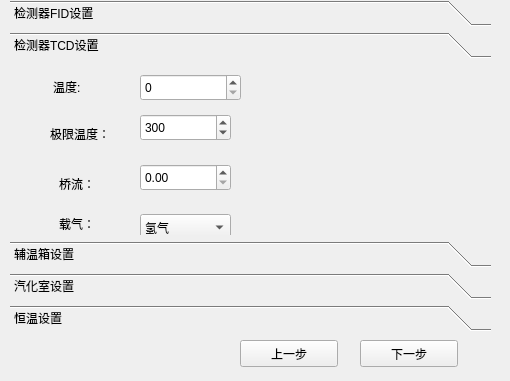
<?xml version="1.0" encoding="UTF-8"?>
<ui version="4.0">
 <class>Dialog</class>
 <widget class="QDialog" name="Dialog">
  <property name="geometry">
   <rect>
    <x>0</x>
    <y>0</y>
    <width>510</width>
    <height>381</height>
   </rect>
  </property>
  <property name="windowTitle">
   <string>参数设置</string>
  </property>
  <widget class="QToolBox" name="toolBox">
   <property name="geometry">
    <rect>
     <x>10</x>
     <y>0</y>
     <width>481</width>
     <height>331</height>
    </rect>
   </property>
   <property name="currentIndex">
    <number>1</number>
   </property>
   <widget class="QWidget" name="page_fid">
    <property name="geometry">
     <rect>
      <x>0</x>
      <y>0</y>
      <width>481</width>
      <height>201</height>
     </rect>
    </property>
    <attribute name="label">
     <string>检测器FID设置</string>
    </attribute>
    <widget class="QPushButton" name="pbZero">
     <property name="geometry">
      <rect>
       <x>50</x>
       <y>140</y>
       <width>171</width>
       <height>30</height>
      </rect>
     </property>
     <property name="text">
      <string>调零</string>
     </property>
    </widget>
    <widget class="QComboBox" name="rangFID">
     <property name="geometry">
      <rect>
       <x>140</x>
       <y>90</y>
       <width>91</width>
       <height>27</height>
      </rect>
     </property>
     <item>
      <property name="text">
       <string>10000</string>
      </property>
     </item>
     <item>
      <property name="text">
       <string>1000</string>
      </property>
     </item>
     <item>
      <property name="text">
       <string>100</string>
      </property>
     </item>
    </widget>
    <widget class="QLabel" name="label_7">
     <property name="geometry">
      <rect>
       <x>52</x>
       <y>82</y>
       <width>45</width>
       <height>20</height>
      </rect>
     </property>
     <property name="text">
      <string>量程：</string>
     </property>
    </widget>
    <widget class="QDoubleSpinBox" name="Temp_FID">
     <property name="geometry">
      <rect>
       <x>140</x>
       <y>10</y>
       <width>91</width>
       <height>27</height>
      </rect>
     </property>
     <property name="minimum">
      <double>0.000000000000000</double>
     </property>
     <property name="maximum">
      <double>500.000000000000000</double>
     </property>
    </widget>
    <widget class="QLabel" name="label_5">
     <property name="geometry">
      <rect>
       <x>52</x>
       <y>12</y>
       <width>45</width>
       <height>20</height>
      </rect>
     </property>
     <property name="text">
      <string>温度：</string>
     </property>
    </widget>
    <widget class="QDoubleSpinBox" name="MaxTemp_FID">
     <property name="geometry">
      <rect>
       <x>140</x>
       <y>50</y>
       <width>81</width>
       <height>27</height>
      </rect>
     </property>
     <property name="decimals">
      <number>0</number>
     </property>
     <property name="maximum">
      <double>500.000000000000000</double>
     </property>
     <property name="value">
      <double>300.000000000000000</double>
     </property>
    </widget>
    <widget class="QLabel" name="label_6">
     <property name="geometry">
      <rect>
       <x>52</x>
       <y>47</y>
       <width>74</width>
       <height>20</height>
      </rect>
     </property>
     <property name="text">
      <string>极限温度：</string>
     </property>
    </widget>
   </widget>
   <widget class="QWidget" name="page_tcd">
    <property name="geometry">
     <rect>
      <x>0</x>
      <y>0</y>
      <width>481</width>
      <height>201</height>
     </rect>
    </property>
    <attribute name="label">
     <string>检测器TCD设置</string>
    </attribute>
    <widget class="QLabel" name="label">
     <property name="geometry">
      <rect>
       <x>43</x>
       <y>13</y>
       <width>33</width>
       <height>20</height>
      </rect>
     </property>
     <property name="text">
      <string>温度:</string>
     </property>
    </widget>
    <widget class="QDoubleSpinBox" name="Temp_TCD">
     <property name="geometry">
      <rect>
       <x>130</x>
       <y>10</y>
       <width>101</width>
       <height>27</height>
      </rect>
     </property>
     <property name="decimals">
      <number>0</number>
     </property>
     <property name="maximum">
      <double>500.000000000000000</double>
     </property>
    </widget>
    <widget class="QDoubleSpinBox" name="MaxTemp_TCD">
     <property name="geometry">
      <rect>
       <x>130</x>
       <y>50</y>
       <width>91</width>
       <height>27</height>
      </rect>
     </property>
     <property name="decimals">
      <number>0</number>
     </property>
     <property name="maximum">
      <double>500.000000000000000</double>
     </property>
     <property name="value">
      <double>300.000000000000000</double>
     </property>
    </widget>
    <widget class="QLabel" name="label_2">
     <property name="geometry">
      <rect>
       <x>40</x>
       <y>60</y>
       <width>74</width>
       <height>20</height>
      </rect>
     </property>
     <property name="text">
      <string>极限温度：</string>
     </property>
    </widget>
    <widget class="QLabel" name="label_4">
     <property name="geometry">
      <rect>
       <x>49</x>
       <y>110</y>
       <width>45</width>
       <height>20</height>
      </rect>
     </property>
     <property name="text">
      <string>桥流：</string>
     </property>
    </widget>
    <widget class="QDoubleSpinBox" name="BridgeCur_TCD">
     <property name="geometry">
      <rect>
       <x>130</x>
       <y>100</y>
       <width>91</width>
       <height>27</height>
      </rect>
     </property>
     <property name="maximum">
      <double>500.000000000000000</double>
     </property>
    </widget>
    <widget class="QComboBox" name="LoadGasTCD">
     <property name="geometry">
      <rect>
       <x>130</x>
       <y>150</y>
       <width>91</width>
       <height>27</height>
      </rect>
     </property>
     <item>
      <property name="text">
       <string>氢气</string>
      </property>
     </item>
     <item>
      <property name="text">
       <string>氮气</string>
      </property>
     </item>
    </widget>
    <widget class="QLabel" name="label_3">
     <property name="geometry">
      <rect>
       <x>49</x>
       <y>150</y>
       <width>45</width>
       <height>20</height>
      </rect>
     </property>
     <property name="text">
      <string>载气：</string>
     </property>
    </widget>
   </widget>
   <widget class="QWidget" name="page_extenion">
    <property name="geometry">
     <rect>
      <x>0</x>
      <y>0</y>
      <width>481</width>
      <height>201</height>
     </rect>
    </property>
    <attribute name="label">
     <string>辅温箱设置</string>
    </attribute>
    <widget class="QLabel" name="label_15">
     <property name="geometry">
      <rect>
       <x>30</x>
       <y>60</y>
       <width>66</width>
       <height>17</height>
      </rect>
     </property>
     <property name="text">
      <string>温箱2：</string>
     </property>
    </widget>
    <widget class="QLabel" name="label_16">
     <property name="geometry">
      <rect>
       <x>30</x>
       <y>100</y>
       <width>66</width>
       <height>17</height>
      </rect>
     </property>
     <property name="text">
      <string>温箱3：</string>
     </property>
    </widget>
    <widget class="QDoubleSpinBox" name="Temp2_assistBox">
     <property name="geometry">
      <rect>
       <x>100</x>
       <y>50</y>
       <width>141</width>
       <height>27</height>
      </rect>
     </property>
     <property name="maximum">
      <double>500.000000000000000</double>
     </property>
    </widget>
    <widget class="QLabel" name="label_14">
     <property name="geometry">
      <rect>
       <x>30</x>
       <y>20</y>
       <width>66</width>
       <height>17</height>
      </rect>
     </property>
     <property name="text">
      <string>温箱1：</string>
     </property>
    </widget>
    <widget class="QDoubleSpinBox" name="Temp1_assistBox">
     <property name="geometry">
      <rect>
       <x>100</x>
       <y>10</y>
       <width>141</width>
       <height>27</height>
      </rect>
     </property>
     <property name="maximum">
      <double>500.000000000000000</double>
     </property>
    </widget>
    <widget class="QDoubleSpinBox" name="Temp3_assistBox">
     <property name="geometry">
      <rect>
       <x>100</x>
       <y>90</y>
       <width>141</width>
       <height>27</height>
      </rect>
     </property>
     <property name="maximum">
      <double>500.000000000000000</double>
     </property>
    </widget>
   </widget>
   <widget class="QWidget" name="page_gasbox">
    <property name="geometry">
     <rect>
      <x>0</x>
      <y>0</y>
      <width>481</width>
      <height>201</height>
     </rect>
    </property>
    <attribute name="label">
     <string>汽化室设置</string>
    </attribute>
    <widget class="QLabel" name="label_9">
     <property name="geometry">
      <rect>
       <x>30</x>
       <y>60</y>
       <width>77</width>
       <height>27</height>
      </rect>
     </property>
     <property name="text">
      <string>极限温度： </string>
     </property>
    </widget>
    <widget class="QDoubleSpinBox" name="MaxTemp_GasBox">
     <property name="geometry">
      <rect>
       <x>130</x>
       <y>60</y>
       <width>101</width>
       <height>27</height>
      </rect>
     </property>
     <property name="maximum">
      <double>500.000000000000000</double>
     </property>
     <property name="value">
      <double>300.000000000000000</double>
     </property>
    </widget>
    <widget class="QLabel" name="label_10">
     <property name="geometry">
      <rect>
       <x>30</x>
       <y>20</y>
       <width>45</width>
       <height>27</height>
      </rect>
     </property>
     <property name="text">
      <string>温度：</string>
     </property>
    </widget>
    <widget class="QDoubleSpinBox" name="Temp_GasBox">
     <property name="geometry">
      <rect>
       <x>130</x>
       <y>20</y>
       <width>101</width>
       <height>27</height>
      </rect>
     </property>
     <property name="decimals">
      <number>0</number>
     </property>
     <property name="maximum">
      <double>500.000000000000000</double>
     </property>
    </widget>
   </widget>
   <widget class="QWidget" name="page_const">
    <property name="geometry">
     <rect>
      <x>0</x>
      <y>0</y>
      <width>481</width>
      <height>201</height>
     </rect>
    </property>
    <attribute name="label">
     <string>恒温设置</string>
    </attribute>
    <widget class="QLabel" name="label_8">
     <property name="geometry">
      <rect>
       <x>20</x>
       <y>20</y>
       <width>72</width>
       <height>15</height>
      </rect>
     </property>
     <property name="text">
      <string>温度:</string>
     </property>
    </widget>
    <widget class="QDoubleSpinBox" name="Temp_Const">
     <property name="geometry">
      <rect>
       <x>80</x>
       <y>20</y>
       <width>91</width>
       <height>22</height>
      </rect>
     </property>
     <property name="maximum">
      <double>500.000000000000000</double>
     </property>
    </widget>
    <widget class="QLabel" name="label_11">
     <property name="geometry">
      <rect>
       <x>20</x>
       <y>60</y>
       <width>72</width>
       <height>15</height>
      </rect>
     </property>
     <property name="text">
      <string>时间:</string>
     </property>
    </widget>
    <widget class="QDoubleSpinBox" name="Temp_Const_h">
     <property name="geometry">
      <rect>
       <x>80</x>
       <y>60</y>
       <width>51</width>
       <height>22</height>
      </rect>
     </property>
     <property name="decimals">
      <number>0</number>
     </property>
    </widget>
    <widget class="QDoubleSpinBox" name="Temp_Const_m">
     <property name="geometry">
      <rect>
       <x>160</x>
       <y>60</y>
       <width>51</width>
       <height>22</height>
      </rect>
     </property>
     <property name="decimals">
      <number>0</number>
     </property>
    </widget>
    <widget class="QDoubleSpinBox" name="Temp_Const_s">
     <property name="geometry">
      <rect>
       <x>250</x>
       <y>60</y>
       <width>41</width>
       <height>22</height>
      </rect>
     </property>
     <property name="decimals">
      <number>0</number>
     </property>
    </widget>
    <widget class="QLabel" name="label_12">
     <property name="geometry">
      <rect>
       <x>140</x>
       <y>60</y>
       <width>21</width>
       <height>16</height>
      </rect>
     </property>
     <property name="text">
      <string>时</string>
     </property>
    </widget>
    <widget class="QLabel" name="label_13">
     <property name="geometry">
      <rect>
       <x>220</x>
       <y>60</y>
       <width>21</width>
       <height>16</height>
      </rect>
     </property>
     <property name="text">
      <string>分</string>
     </property>
    </widget>
    <widget class="QLabel" name="label_17">
     <property name="geometry">
      <rect>
       <x>310</x>
       <y>60</y>
       <width>21</width>
       <height>16</height>
      </rect>
     </property>
     <property name="text">
      <string>秒</string>
     </property>
    </widget>
   </widget>
  </widget>
  <widget class="QPushButton" name="pbNext">
   <property name="geometry">
    <rect>
     <x>360</x>
     <y>340</y>
     <width>98</width>
     <height>27</height>
    </rect>
   </property>
   <property name="text">
    <string>下一步</string>
   </property>
  </widget>
  <widget class="QPushButton" name="pbPrevious">
   <property name="geometry">
    <rect>
     <x>240</x>
     <y>340</y>
     <width>98</width>
     <height>27</height>
    </rect>
   </property>
   <property name="text">
    <string>上一步</string>
   </property>
  </widget>
 </widget>
 <resources/>
 <connections/>
</ui>
